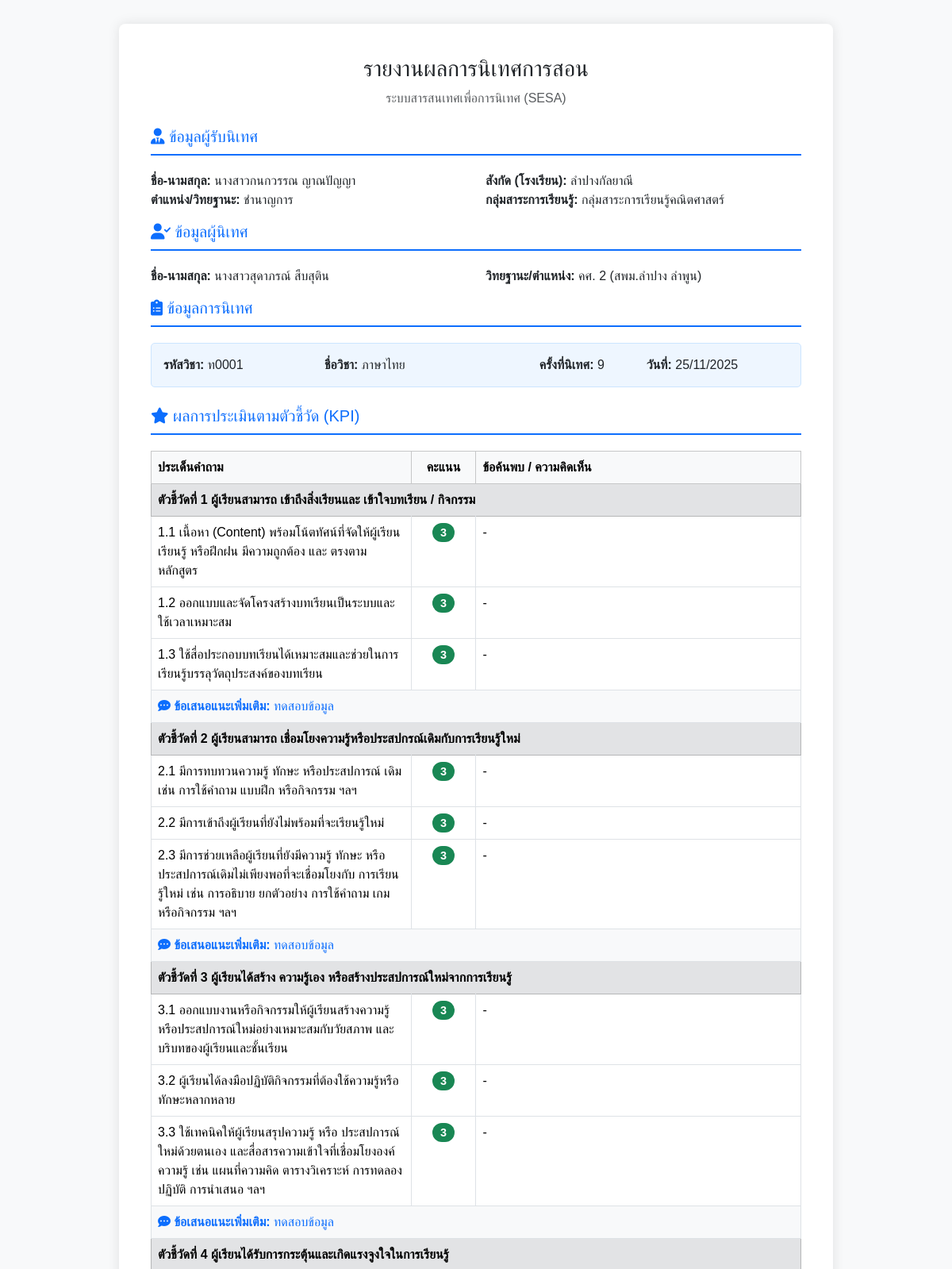
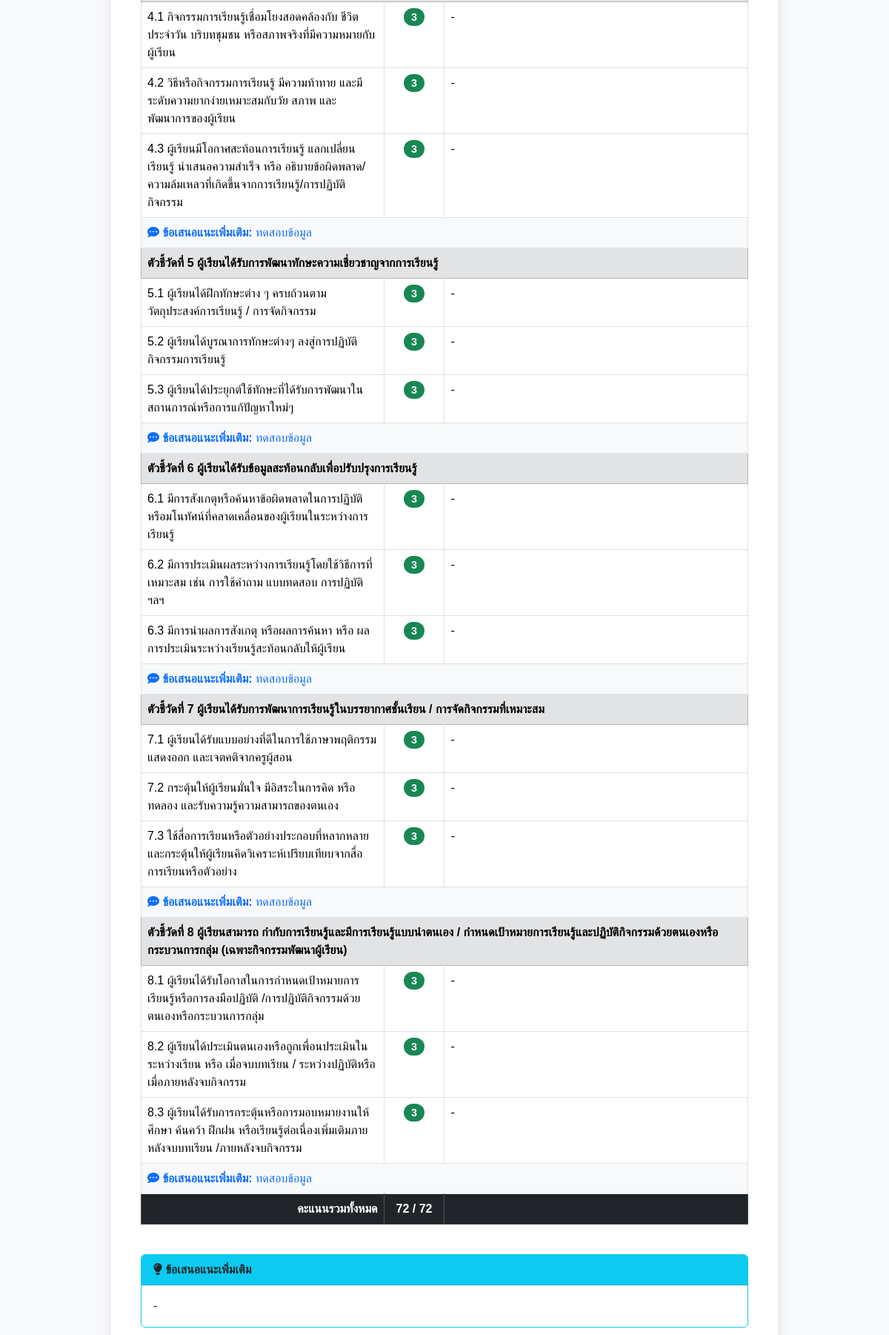
/supervision_report.php?session_id=41 (upper part), run on the app's committed database (2 pictures, top to bottom).
### tables this page shows
CREATE TABLE `supervision_sessions` (
  `id` int(11) NOT NULL,
  `supervisor_p_id` varchar(13) NOT NULL COMMENT 'FK to supervisor.p_id',
  `teacher_t_pid` varchar(13) NOT NULL COMMENT 'FK to teacher.t_pid',
  `subject_code` varchar(50) DEFAULT NULL COMMENT 'รหัสวิชา',
  `subject_name` varchar(255) DEFAULT NULL COMMENT 'ชื่อวิชา',
  `inspection_time` int(2) DEFAULT NULL COMMENT 'ครั้งที่นิเทศ',
  `inspection_date` date DEFAULT NULL COMMENT 'วันที่รับการนิเทศ',
  `overall_suggestion` text DEFAULT NULL COMMENT 'ข้อเสนอแนะเพิ่มเติม',
  `supervision_date` timestamp NOT NULL DEFAULT current_timestamp(),
  `satisfaction_suggestion` text DEFAULT NULL COMMENT 'ข้อเสนอแนะจากแบบประเมินความพึงพอใจ',
  `satisfaction_submitted` tinyint(1) NOT NULL DEFAULT 0 COMMENT 'สถานะการประเมิน: 0=ยังไม่ประเมิน, 1=ประเมินแล้ว',
  `satisfaction_date` datetime DEFAULT NULL COMMENT 'วันที่ประเมินความพึงพอใจ'
);

CREATE TABLE `teacher` (
  `t_pid` varchar(255) DEFAULT NULL,
  `school_id` int(11) DEFAULT NULL,
  `prefix_id` varchar(3) DEFAULT NULL,
  `PrefixName` varchar(100) DEFAULT NULL,
  `fname` varchar(100) DEFAULT NULL,
  `lname` varchar(100) DEFAULT NULL,
  `adm_rank_id` int(11) DEFAULT NULL,
  `adm_name` varchar(100) DEFAULT NULL,
  `learning_group_id` int(3) DEFAULT NULL,
  `learning_group` varchar(255) DEFAULT NULL,
  `major_subject` varchar(255) DEFAULT NULL
);

CREATE TABLE `school` (
  `school_id` int(11) DEFAULT NULL,
  `SchoolName` varchar(255) DEFAULT NULL,
  `SchoolGroup` int(11) DEFAULT NULL
);

CREATE TABLE `supervisor` (
  `p_id` varchar(13) DEFAULT NULL,
  `office_id` varchar(3) DEFAULT NULL,
  `OfficeName` varchar(255) DEFAULT NULL,
  `prefix_id` int(11) DEFAULT NULL,
  `PrefixName` varchar(50) DEFAULT NULL,
  `fname` varchar(100) DEFAULT NULL,
  `lname` varchar(100) DEFAULT NULL,
  `position` varchar(100) DEFAULT NULL,
  `rank_id` varchar(2) DEFAULT NULL,
  `RankName` varchar(255) DEFAULT NULL
);

CREATE TABLE `kpi_answers` (
  `id` int(11) NOT NULL,
  `session_id` int(11) NOT NULL COMMENT 'FK to supervision_sessions.id',
  `question_id` int(11) NOT NULL COMMENT 'FK to kpi_questions.id',
  `rating_score` int(1) DEFAULT NULL,
  `comment` text DEFAULT NULL
);

CREATE TABLE `kpi_questions` (
  `id` int(11) NOT NULL,
  `indicator_id` int(11) NOT NULL COMMENT 'FK อ้างอิงถึงตาราง kpi_indicators',
  `question_text` text NOT NULL COMMENT 'ข้อความคำถาม',
  `display_order` int(11) NOT NULL DEFAULT 0 COMMENT 'ลำดับการแสดงผลของคำถามในตัวชี้วัดนั้นๆ'
);

### supervision_report.php (the view, shortened to what this page needs)
<?php
require_once 'db_connect.php';
$session_id = intval($_REQUEST['session_id']);
$sql_info = "SELECT
                ss.*,
                /* ข้อมูลครู */
                t.PrefixName AS t_prefix, t.fname AS t_fname, t.lname AS t_lname,
                t.t_pid, t.adm_name AS t_position, vtcg.core_learning_group AS learning_group,
                s_school.SchoolName AS t_school,
                /* ข้อมูลผู้นิเทศ */
                sp.PrefixName AS s_prefix, sp.fname AS s_fname, sp.lname AS s_lname,
                sp.p_id AS s_pid, sp.RankName AS s_rank, sp.OfficeName AS s_office
            FROM supervision_sessions ss
            LEFT JOIN teacher t ON ss.teacher_t_pid = t.t_pid
            LEFT JOIN view_teacher_core_groups vtcg ON t.t_pid = vtcg.t_pid
            LEFT JOIN school s_school ON t.school_id = s_school.school_id
            LEFT JOIN supervisor sp ON ss.supervisor_p_id = sp.p_id
            WHERE ss.id = ?";
$stmt = $conn->prepare($sql_info);
$stmt->bind_param("i", $session_id);
$stmt->execute();
$result_info = $stmt->get_result();
$info = $result_info->fetch_assoc();
$sql_answers = "SELECT
                    q.question_text,
                    ans.rating_score,
                    ans.comment,
                    ind.title AS indicator_title,
                    ind.id AS indicator_id
                FROM kpi_answers ans
                JOIN kpi_questions q ON ans.question_id = q.id
                JOIN kpi_indicators ind ON q.indicator_id = ind.id
                WHERE ans.session_id = ?
                ORDER BY ind.display_order, q.display_order";
$stmt_ans = $conn->prepare($sql_answers);
$stmt_ans->bind_param("i", $session_id);
$stmt_ans->execute();
$result_ans = $stmt_ans->get_result();
$kpi_data = [];
$total_score = 0;
$count_questions = 0;
while ($row = $result_ans->fetch_assoc()) {
    $kpi_data[$row['indicator_id']]['title'] = $row['indicator_title'];
    $kpi_data[$row['indicator_id']]['questions'][] = $row;
    $total_score += $row['rating_score'];
    $count_questions++;
}
$sql_sugg = "SELECT indicator_id, suggestion_text FROM kpi_indicator_suggestions WHERE session_id = ?";
$stmt_sugg = $conn->prepare($sql_sugg);
$stmt_sugg->bind_param("i", $session_id);
$stmt_sugg->execute();
$result_sugg = $stmt_sugg->get_result();
$suggestions = [];
while ($row = $result_sugg->fetch_assoc()) {
    $suggestions[$row['indicator_id']] = $row['suggestion_text'];
}
?>
<!DOCTYPE html>
<html lang="th">
<head>
    <link href="https://cdn.jsdelivr.net/npm/bootstrap@5.3.3/dist/css/bootstrap.min.css" rel="stylesheet">
    <link rel="stylesheet" href="https://cdnjs.cloudflare.com/ajax/libs/font-awesome/6.0.0/css/all.min.css">
</head>
<body>
    <div class="container">
        <div class="report-container">
            <div class="text-center mb-4">
                <h3>รายงานผลการนิเทศการสอน</h3>
                <p class="text-muted">ระบบสารสนเทศเพื่อการนิเทศ (SESA)</p>
            </div>
            <h5 class="header-title"><i class="fas fa-user-tie"></i> ข้อมูลผู้รับนิเทศ</h5>
            <div class="row mb-3">
                <div class="col-md-6">
                    <strong>ชื่อ-นามสกุล:</strong> <?php echo $info['t_prefix'] . $info['t_fname'] . ' ' . $info['t_lname']; ?>
                </div>
                <div class="col-md-6">
                    <strong>สังกัด (โรงเรียน):</strong> <?php echo $info['t_school']; ?>
                </div>
                <div class="col-md-6">
                    <strong>ตำแหน่ง/วิทยฐานะ:</strong> <?php echo $info['t_position']; ?>
                </div>
                <div class="col-md-6">
                    <strong>กลุ่มสาระการเรียนรู้:</strong> <?php echo $info['learning_group'] ?? '-'; ?>
                </div>
            </div>
            <h5 class="header-title"><i class="fas fa-user-check"></i> ข้อมูลผู้นิเทศ</h5>
            <div class="row mb-3">
                <div class="col-md-6">
                    <strong>ชื่อ-นามสกุล:</strong> <?php echo $info['s_prefix'] . $info['s_fname'] . ' ' . $info['s_lname']; ?>
                </div>
                <div class="col-md-6">
                    <strong>วิทยฐานะ/ตำแหน่ง:</strong> <?php echo $info['s_rank']; ?> (<?php echo $info['s_office']; ?>)
                </div>
            </div>
            <h5 class="header-title"><i class="fas fa-clipboard-list"></i> ข้อมูลการนิเทศ</h5>
            <div class="info-box">
                <div class="row">
                    <div class="col-md-3"><strong>รหัสวิชา:</strong> <?php echo $info['subject_code']; ?></div>
                    <div class="col-md-4"><strong>ชื่อวิชา:</strong> <?php echo $info['subject_name']; ?></div>
                    <div class="col-md-2"><strong>ครั้งที่นิเทศ:</strong> <?php echo $info['inspection_time']; ?></div>
                    <div class="col-md-3"><strong>วันที่:</strong> <?php echo date('d/m/Y', strtotime($info['supervision_date'])); ?></div>
                </div>
            </div>
            <h5 class="header-title mt-4"><i class="fas fa-star"></i> ผลการประเมินตามตัวชี้วัด (KPI)</h5>
            <div class="table-responsive">
                <table class="table table-bordered table-kpi">
                    <thead class="table-light">
                        <tr>
                            <th style="width: 40%;">ประเด็นคำถาม</th>
                            <th style="width: 10%; text-align: center;">คะแนน</th>
                            <th style="width: 50%;">ข้อค้นพบ / ความคิดเห็น</th>
                        </tr>
                    </thead>
                    <tbody>
                        <?php foreach ($kpi_data as $ind_id => $data): ?>
                            <tr class="table-secondary">
                                <td colspan="3" class="fw-bold"><?php echo $data['title']; ?></td>
                            </tr>
                            <?php foreach ($data['questions'] as $q): ?>
                                <tr>
                                    <td><?php echo $q['question_text']; ?></td>
                                    <td class="text-center">
                                        <?php
                                        $score = $q['rating_score'];
                                        $class = 'badge-2';
                                        if ($score == 3) $class = 'badge-3';
                                        elseif ($score == 1) $class = 'badge-1';
                                        elseif ($score == 0) $class = 'badge-0';
                                        ?>
                                        <span class="badge score-badge <?php echo $class; ?>"><?php echo htmlspecialchars($score); ?></span>
                                    </td>
                                    <td><?php echo !empty($q['comment']) ? nl2br(htmlspecialchars($q['comment'])) : '-'; ?></td>
                                </tr>
                            <?php endforeach; ?>
                            <?php if (isset($suggestions[$ind_id]) && !empty($suggestions[$ind_id])): ?>
                                <tr>
                                    <td colspan="3" class="bg-light text-primary">
                                        <i class="fas fa-comment-dots"></i> <strong>ข้อเสนอแนะเพิ่มเติม:</strong>
                                        <?php echo nl2br(htmlspecialchars($suggestions[$ind_id])); ?>
                                    </td>
                                </tr>
                            <?php endif; ?>
                        <?php endforeach; ?>
                    </tbody>
                    <tfoot>
                        <tr class="table-dark">
                            <td class="text-end"><strong>คะแนนรวมทั้งหมด</strong></td>
                            <td class="text-center fw-bold"><?php echo $total_score; ?> / <?php echo $count_questions * 3; ?></td>
                            <td></td>
                        </tr>
                    </tfoot>
                </table>
            </div>
            <?php if (!empty($info['overall_suggestion'])): ?>
            <div class="card mt-4 border-info">
                <div class="card-header bg-info text-dark fw-bold">
                    <i class="fas fa-lightbulb"></i> ข้อเสนอแนะเพิ่มเติม
                </div>
                <div class="card-body">
                    <p class="card-text"><?php echo nl2br(htmlspecialchars($info['overall_suggestion'])); ?></p>
                </div>
            </div>
            <?php endif; ?>
        </div>
    </div>
</body>
</html>

### supervision_report.php (style rules this page uses)
body { background-color: #f8f9fa; font-family: 'Sarabun', sans-serif; }
.report-container { max-width: 900px; margin: 30px auto; background: #fff; padding: 40px; box-shadow: 0 0 15px rgba(0, 0, 0, 0.1); border-radius: 8px; }
.header-title { color: #0d6efd; border-bottom: 2px solid #0d6efd; padding-bottom: 10px; margin-bottom: 20px; }
.info-box { background-color: #eef6ff; padding: 15px; border-radius: 5px; margin-bottom: 20px; border: 1px solid #cce5ff; }
.table-kpi th { background-color: #f8f9fa; }
.score-badge { font-size: 0.9rem; padding: 5px 10px; border-radius: 20px; }
.badge-3 { background-color: #198754; color: white; }

### data on the page
supervision_sessions: teacher.PrefixName "นางสาว", teacher.fname "กนกวรรณ", teacher.lname "ญาณปัญญา", school.SchoolName "ลำปางกัลยาณี", teacher.adm_name "ชำนาญการ", supervisor.PrefixName "นางสาว", supervisor.fname "สุดาภรณ์", supervisor.lname "สืบสุติน", supervisor.RankName "คศ. 2", supervisor.OfficeName "สพม.ลำปาง ลำพูน", subject_code "ท0001", subject_name "ภาษาไทย", inspection_time "9", supervision_date "25/11/2025", overall_suggestion "-"
kpi_answers: kpi_questions.question_text "1.1 เนื้อหา (Content) พร้อมโน้ตทัศน์ที่จัดให้ผู้เรียนเรียนรู้ หรือฝึกฝน มีความถูกต้อง และ ตรงตามหลักสูตร", rating_score "3"
kpi_answers: kpi_questions.question_text "1.2 ออกแบบและจัดโครงสร้างบทเรียนเป็นระบบและใช้เวลาเหมาะสม", rating_score "3"
kpi_answers: kpi_questions.question_text "1.3 ใช้สื่อประกอบบทเรียนได้เหมาะสมและช่วยในการเรียนรู้บรรลุวัตถุประสงค์ของบทเรียน", rating_score "3"
kpi_answers: kpi_questions.question_text "2.1 มีการทบทวนความรู้ ทักษะ หรือประสปการณ์ เดิม เช่น การใช้คำถาม แบบฝึก หรือกิจกรรม ฯลฯ", rating_score "3"
kpi_answers: kpi_questions.question_text "2.2 มีการเข้าถึงผู้เรียนที่ยังไม่พร้อมที่จะเรียนรู้ใหม่", rating_score "3"
kpi_answers: kpi_questions.question_text "2.3 มีการช่วยเหลือผู้เรียนที่ยังมีความรู้ ทักษะ หรือ ประสปการณ์เดิมไม่เพียงพอที่จะเชื่อมโยงกับ การเรียนรู้ใหม่ เช่น การอธิบาย ยกตัวอย่าง การใช้คำถาม เกม หรือกิจกรรม ฯลฯ", rating_score "3"
kpi_answers: kpi_questions.question_text "3.1 ออกแบบงานหรือกิจกรรมให้ผู้เรียนสร้างความรู้หรือประสปการณ์ใหม่อย่างเหมาะสมกับวัยสภาพ และบริบทของผู้เรียนและชั้นเรียน", rating_score "3"
kpi_answers: kpi_questions.question_text "3.2 ผู้เรียนได้ลงมือปฏิบัติกิจกรรมที่ต้องใช้ความรู้หรือทักษะหลากหลาย", rating_score "3"
kpi_answers: kpi_questions.question_text "3.3 ใช้เทคนิคให้ผู้เรียนสรุปความรู้ หรือ ประสปการณ์ใหม่ด้วยตนเอง และสื่อสารความเข้าใจที่เชื่อมโยงองค์ความรู้ เช่น แผนที่ความคิด ตารางวิเคราะห์ การทดลองปฏิบัติ การนำเสนอ ฯลฯ", rating_score "3"
kpi_answers: kpi_questions.question_text "4.1 กิจกรรมการเรียนรู้เชื่อมโยงสอดคล้องกับ ชีวิตประจำวัน บริบทชุมชน หรือสภาพจริงที่มีความหมายกับผู้เรียน", rating_score "3"
kpi_answers: kpi_questions.question_text "4.2 วิธีหรือกิจกรรมการเรียนรู้ มีความท้าทาย และมีระดับความยากง่ายเหมาะสมกับวัย สภาพ และพัฒนาการของผู้เรียน", rating_score "3"
kpi_answers: kpi_questions.question_text "4.3 ผู้เรียนมีโอกาศสะท้อนการเรียนรู้ แลกเปลี่ยน เรียนรู้ นำเสนอความสำเร็จ หรือ อธิบายข้อผิดพลาด/ความล้มเหลวที่เกิดขึ้นจากการเรียนรู้/การปฏิบัติกิจกรรม", rating_score "3"
kpi_answers: kpi_questions.question_text "5.1 ผู้เรียนได้ฝึกทักษะต่าง ๆ ครบถ้วนตามวัตถุประสงค์การเรียนรู้ / การจัดกิจกรรม", rating_score "3"
kpi_answers: kpi_questions.question_text "5.2 ผู้เรียนได้บูรณาการทักษะต่างๆ ลงสู่การปฏิบัติกิจกรรมการเรียนรู้", rating_score "3"
kpi_answers: kpi_questions.question_text "5.3 ผู้เรียนได้ประยุกต์ใช้ทักษะที่ได้รับการพัฒนาในสถานการณ์หรือการแก้ปัญหาใหม่ๆ", rating_score "3"
kpi_answers: kpi_questions.question_text "6.1 มีการสังเกตุหรือค้นหาข้อผิดพลาดในการปฏิบัติหรือมโนทัศน์ที่คลาดเคลื่อนของผู้เรียนในระหว่างการเรียนรู้", rating_score "3"
kpi_answers: kpi_questions.question_text "6.2 มีการประเมินผลระหว่างการเรียนรู้โดยใช้วิธีการที่เหมาะสม เช่น การใช้คำถาม แบบทดสอบ การปฏิบัติ ฯลฯ", rating_score "3"
kpi_answers: kpi_questions.question_text "6.3 มีการนำผลการสังเกตุ หรือผลการค้นหา หรือ ผลการประเมินระหว่างเรียนรู้สะท้อนกลับให้ผู้เรียน", rating_score "3"
kpi_answers: kpi_questions.question_text "7.1 ผู้เรียนได้รับแบบอย่างที่ดีในการใช้ภาษาพฤติกรรมแสดงออก และเจตคติจากครูผู้สอน", rating_score "3"
kpi_answers: kpi_questions.question_text "7.2 กระตุ้นให้ผู้เรียนมั่นใจ มีอิสระในการคิด หรือ ทดลอง และรับความรู้ความสามารถของตนเอง", rating_score "3"
kpi_answers: kpi_questions.question_text "7.3 ใช้สื่อการเรียนหรือตัวอย่างประกอบที่หลากหลาย และกระตุ้นให้ผู้เรียนคิดวิเคราะห์เปรียบเทียบจากสื่อการเรียนหรือตัวอย่าง", rating_score "3"
kpi_answers: kpi_questions.question_text "8.1 ผู้เรียนได้รับโอกาสในการกำหนดเป้าหมายการเรียนรู้หรือการลงมือปฏิบัติ /การปฏิบัติกิจกรรมด้วยตนเองหรือกระบวนการกลุ่ม", rating_score "3"
kpi_answers: kpi_questions.question_text "8.2 ผู้เรียนได้ประเมินตนเองหรือถูกเพื่อนประเมินในระหว่างเรียน หรือ เมื่อจบบทเรียน / ระหว่างปฏิบัติหรือเมื่อภายหลังจบกิจกรรม", rating_score "3"
kpi_answers: kpi_questions.question_text "8.3 ผู้เรียนได้รับการกระตุ้นหรือการมอบหมายงานให้ศึกษา ค้นคว้า ฝึกฝน หรือเรียนรู้ต่อเนื่องเพิ่มเติมภายหลังจบบทเรียน /ภายหลังจบกิจกรรม", rating_score "3"

### other printed values
$info['learning_group'] "กลุ่มสาระการเรียนรู้คณิตศาสตร์"
$data['title'] "ตัวชี้วัดที่ 1 ผู้เรียนสามารถ เข้าถึงสิ่งเรียนและ เข้าใจบทเรียน / กิจกรรม"
$suggestions[$ind_id] "ทดสอบข้อมูล"
$data['title'] "ตัวชี้วัดที่ 2 ผู้เรียนสามารถ เชื่อมโยงความรู้หรือประสปกรณ์เดิมกับการเรียนรู้ใหม่"
$data['title'] "ตัวชี้วัดที่ 3 ผู้เรียนได้สร้าง ความรู้เอง หรือสร้างประสปการณ์ใหม่จากการเรียนรู้"
$data['title'] "ตัวชี้วัดที่ 4 ผู้เรียนได้รับการกระตุ้นและเกิดแรงจูงใจในการเรียนรู้"
$data['title'] "ตัวชี้วัดที่ 5 ผู้เรียนได้รับการพัฒนาทักษะความเชี่ยวชาญจากการเรียนรู้"
$data['title'] "ตัวชี้วัดที่ 6 ผู้เรียนได้รับข้อมูลสะท้อนกลับเพื่อปรับปรุงการเรียนรู้"
$data['title'] "ตัวชี้วัดที่ 7 ผู้เรียนได้รับการพัฒนาการเรียนรู้ในบรรยากาศชั้นเรียน / การจัดกิจกรรมที่เหมาะสม"
$data['title'] "ตัวชี้วัดที่ 8 ผู้เรียนสามารถ กำกับการเรียนรู้และมีการเรียนรู้แบบนำตนเอง / กำหนดเป้าหมายการเรียนรู้และปฏิบัติกิจกรรมด้วยตนเองหรือกระบวนการกลุ่ม (เฉพาะกิจกรรมพัฒนาผู้เรียน)"
$total_score "72"
$count_questions * 3 "72"
